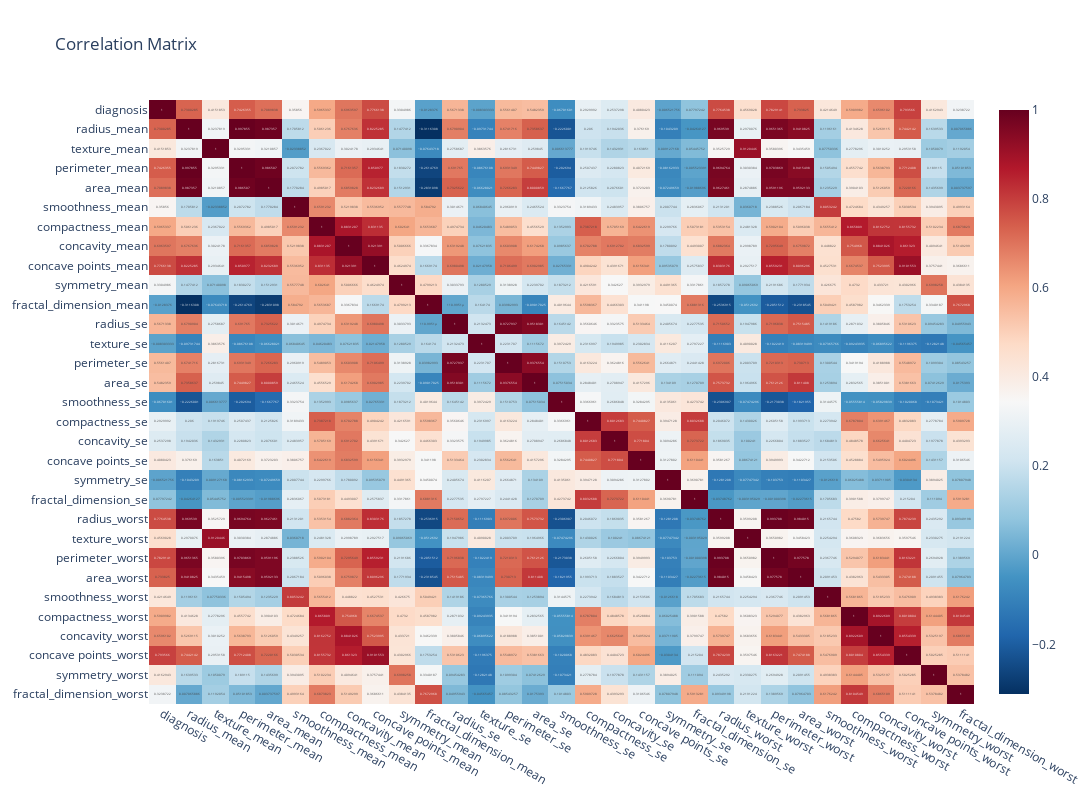

The code cell stored with this chart in its notebook:
### Code cell
#correlation matrix by plotly
fig = px.imshow(corr, text_auto=True, aspect="auto", color_continuous_scale='RdBu_r', title='Correlation Matrix')
fig.update_layout(width=1100, height=800)
fig.show()

### Figure 1 — Plotly figure (JSON) as saved in the notebook; plotly's stock layout.template omitted (floating-point values rounded to 4 significant figures; data arrays with more than 128 entries replaced by an {"elided": "..."} marker saying what was removed)
{"data": [{"coloraxis": "coloraxis", "hovertemplate": "x: %{x}<br>y: %{y}<br>color: %{z}<extra></extra>", "name": "0", "texttemplate": "%{z}", "type": "heatmap", "x": ["diagnosis", "radius_mean", "texture_mean", "perimeter_mean", "area_mean", "smoothness_mean", "compactness_mean", "concavity_mean", "concave points_mean", "symmetry_mean", "fractal_dimension_mean", "radius_se", "texture_se", "perimeter_se", "area_se", "smoothness_se", "compactness_se", "concavity_se", "concave points_se", "symmetry_se", "fractal_dimension_se", "radius_worst", "texture_worst", "perimeter_worst", "area_worst", "smoothness_worst", "compactness_worst", "concavity_worst", "concave points_worst", "symmetry_worst", "fractal_dimension_worst"], "xaxis": "x", "y": ["diagnosis", "radius_mean", "texture_mean", "perimeter_mean", "area_mean", "smoothness_mean", "compactness_mean", "concavity_mean", "concave points_mean", "symmetry_mean", "fractal_dimension_mean", "radius_se", "texture_se", "perimeter_se", "area_se", "smoothness_se", "compactness_se", "concavity_se", "concave points_se", "symmetry_se", "fractal_dimension_se", "radius_worst", "texture_worst", "perimeter_worst", "area_worst", "smoothness_worst", "compactness_worst", "concavity_worst", "concave points_worst", "symmetry_worst", "fractal_dimension_worst"], "yaxis": "y", "z": {"elided": "31x31 float values"}}], "layout": {"coloraxis": {"colorscale": [[0, "rgb(5,48,97)"], [0.1, "rgb(33,102,172)"], [0.2, "rgb(67,147,195)"], [0.3, "rgb(146,197,222)"], [0.4, "rgb(209,229,240)"], [0.5, "rgb(247,247,247)"], [0.6, "rgb(253,219,199)"], [0.7, "rgb(244,165,130)"], [0.8, "rgb(214,96,77)"], [0.9, "rgb(178,24,43)"], [1, "rgb(103,0,31)"]]}, "height": 800, "title": {"text": "Correlation Matrix"}, "width": 1100, "xaxis": {"anchor": "y", "domain": [0, 1]}, "yaxis": {"anchor": "x", "autorange": "reversed", "domain": [0, 1]}}}
